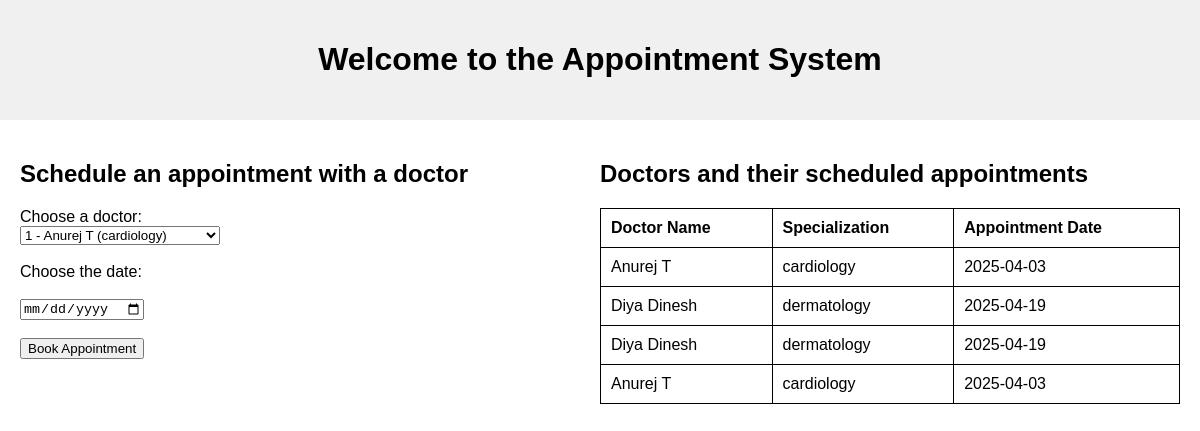
Before: /patlogged (signed in) with the older database file.
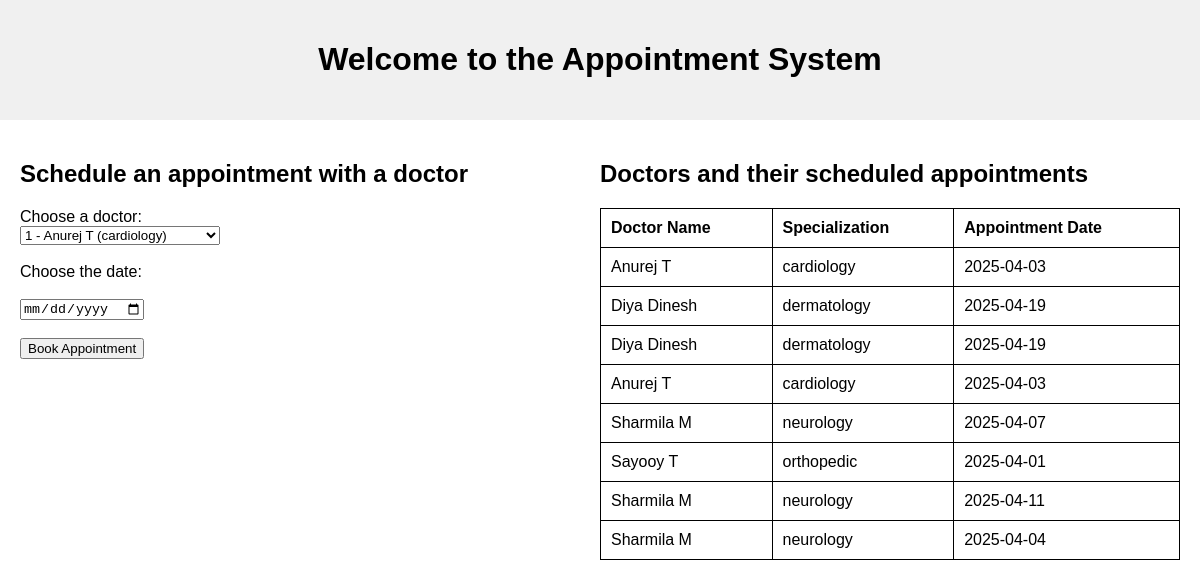
After: the same page with the newer database file.
### models.py (models this page shows)
class Appointment(db.Model):
    id = db.Column(db.Integer, primary_key = True)
    patient_id = db.Column(db.Integer, db.ForeignKey('patient.id'))
    doctor_id = db.Column(db.Integer, db.ForeignKey('doctor.id'))
    appointment_date = db.Column(db.Date)
    status = db.Column(db.String(), default = 'Pending')

class Doctor(db.Model):
    id = db.Column(db.Integer, primary_key = True)
    full_name = db.Column(db.String())
    phone_no = db.Column(db.String(), unique = True, nullable = False)
    dob = db.Column(db.Date)
    address = db.Column(db.String())
    password = db.Column(db.String())
    doct_id = db.Column(db.String(), unique = True)
    specialization = db.Column(db.String())
    is_approved = db.Column(db.Boolean, default = False)
    appointments = db.relationship('Appointment', backref='doctor')

### app.py (the view)
@app.route('/patlogged')
def patient_logged():
    if 'patient_id' not in session:
        return redirect('/logpat')
    approved_doctors = Doctor.query.filter_by(is_approved = True).all()
    fixed_appointments = Appointment.query.filter_by(status = 'approved').all()
    return render_template(
        'patlogged.html',
        approved_doctors = approved_doctors,
        fixed_appointments = fixed_appointments
    )

### templates/patlogged.html (shortened to what this page needs)
<!DOCTYPE html>
<html lang="en">
<head>
</head>
<body>
<header>
    <h1>Welcome to the Appointment System</h1>
</header>
<div class="main-container">
    <div class="form-container">
        <h2>Schedule an appointment with a doctor</h2>
        <form method="POST" action="/schedule_appointment">
            <label for="doctor_id">Choose a doctor:</label><br>
            <select name="doctor_id" id="doctor_id" required>
                {% for doctor in approved_doctors %}
                    <option value="{{ doctor.id }}">{{ doctor.id }} - {{ doctor.full_name }} ({{ doctor.specialization }})</option>
                {% endfor %}
            </select><br><br>
            <label for="appointment_date">Choose the date:</label><br><br>
            <input type="date" id="appointment_date" name="appointment_date" required><br><br>
            <button type="submit">Book Appointment</button>
        </form>
    </div>
    <div class="table-container">
        <h2>Doctors and their scheduled appointments</h2>
        {% if fixed_appointments %}
        <table>
            <thead>
                <tr>
                    <th>Doctor Name</th>
                    <th>Specialization</th>
                    <th>Appointment Date</th>
                </tr>
            </thead>
            <tbody>
                {% for appointment in fixed_appointments %}
                    <tr>
                        <td>{{ appointment.doctor.full_name }}</td>
                        <td>{{ appointment.doctor.specialization }}</td>
                        <td>{{ appointment.appointment_date }}</td>
                    </tr>
                {% endfor %}
            </tbody>
        </table>
        {% else %}
            <p>No appointments scheduled yet.</p>
        {% endif %}
    </div>
</div>
</body>
</html>

### templates/patlogged.html (style rules this page uses)
body { margin: 0; padding: 0; font-family: Arial, sans-serif; }
header { text-align: center; background-color: #f0f0f0; padding: 20px 0; }
.main-container { display: flex; justify-content: space-between; padding: 20px; }
.form-container { width: 45%; }
.table-container { width: 50%; }
table { width: 100%; border-collapse: collapse; }
table, th, td { border: 1px solid black; }
th, td { padding: 10px; text-align: left; }

Changed rows visible on the page:
added Appointment: doctor.full_name "Sharmila M", doctor.specialization "neurology", appointment_date "2025-04-07"
added Appointment: doctor.full_name "Sayooy T", doctor.specialization "orthopedic", appointment_date "2025-04-01"
added Appointment: doctor.full_name "Sharmila M", doctor.specialization "neurology", appointment_date "2025-04-11"
added Appointment: doctor.full_name "Sharmila M", doctor.specialization "neurology", appointment_date "2025-04-04"
